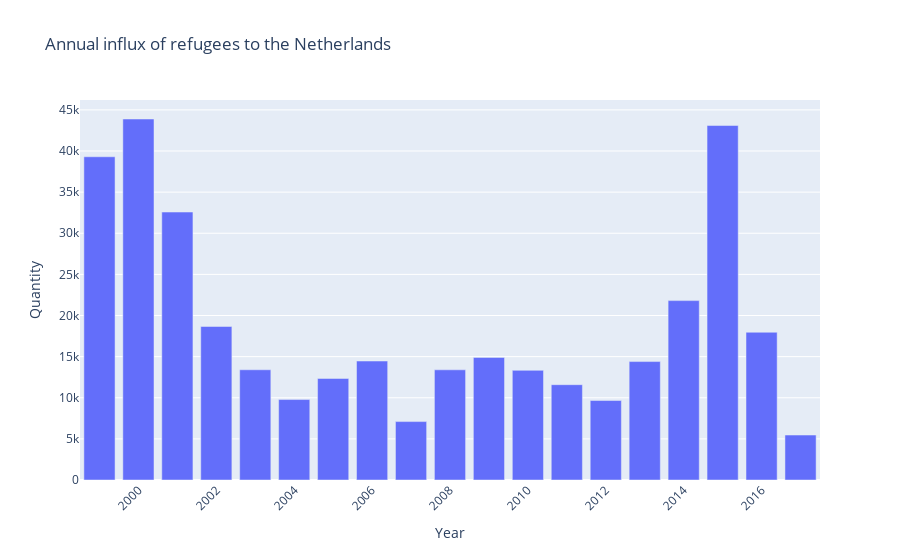

Here is the notebook cell this chart was saved with:
### Code cell
# Read the CSV file into a DataFrame
pmpc_df = pd.read_csv('data/processed_monthly_per_country.csv', low_memory=False)

# Group the data by year and calculate the sum of refugees for the Netherlands
df_grouped = pmpc_df.groupby('Year')['Netherlands'].sum().reset_index()

# Create a bar chart using Plotly Express
fig = px.bar(df_grouped, x='Year', y='Netherlands',
             labels={'Year': 'Year', 'Netherlands': 'Quantity'},
             title='Annual influx of refugees to the Netherlands')

# Rotate the x-axis labels for better readability
fig.update_layout(xaxis_tickangle=-45)

# Display the figure
fig.show()

### Figure 1 — Plotly figure (JSON) as saved in the notebook; plotly's stock layout.template omitted (floating-point values rounded to 4 significant figures)
{"data": [{"alignmentgroup": "True", "hovertemplate": "Year=%{x}<br>Quantity=%{y}<extra></extra>", "legendgroup": "", "marker": {"color": "#636efa", "pattern": {"shape": ""}}, "name": "", "offsetgroup": "", "orientation": "v", "showlegend": false, "textposition": "auto", "type": "bar", "x": [1999, 2000, 2001, 2002, 2003, 2004, 2005, 2006, 2007, 2008, 2009, 2010, 2011, 2012, 2013, 2014, 2015, 2016, 2017], "xaxis": "x", "y": [39300, 43892, 32579, 18667, 13402, 9782, 12347, 14465, 7102, 13399, 14905, 13333, 11590, 9664, 14399, 21811, 43099, 17965, 5467], "yaxis": "y"}], "layout": {"barmode": "relative", "legend": {"tracegroupgap": 0}, "title": {"text": "Annual influx of refugees to the Netherlands"}, "xaxis": {"anchor": "y", "domain": [0, 1], "tickangle": -45, "title": {"text": "Year"}}, "yaxis": {"anchor": "x", "domain": [0, 1], "title": {"text": "Quantity"}}}}
